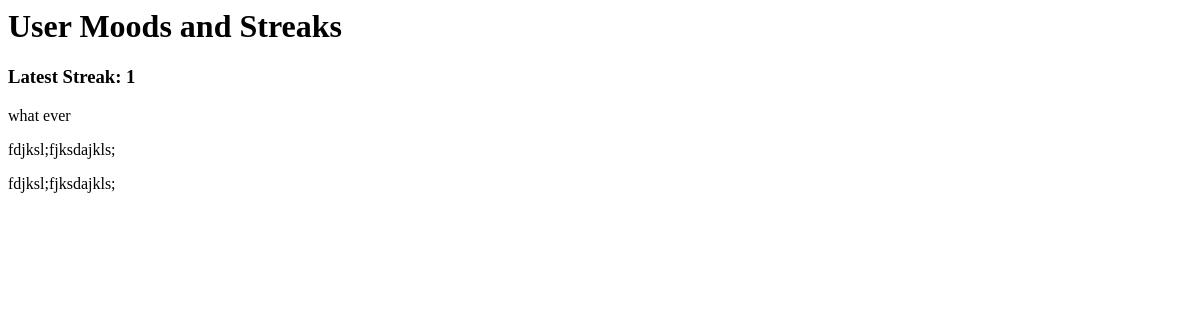
Before: /mood/ (signed in) with the older database file.
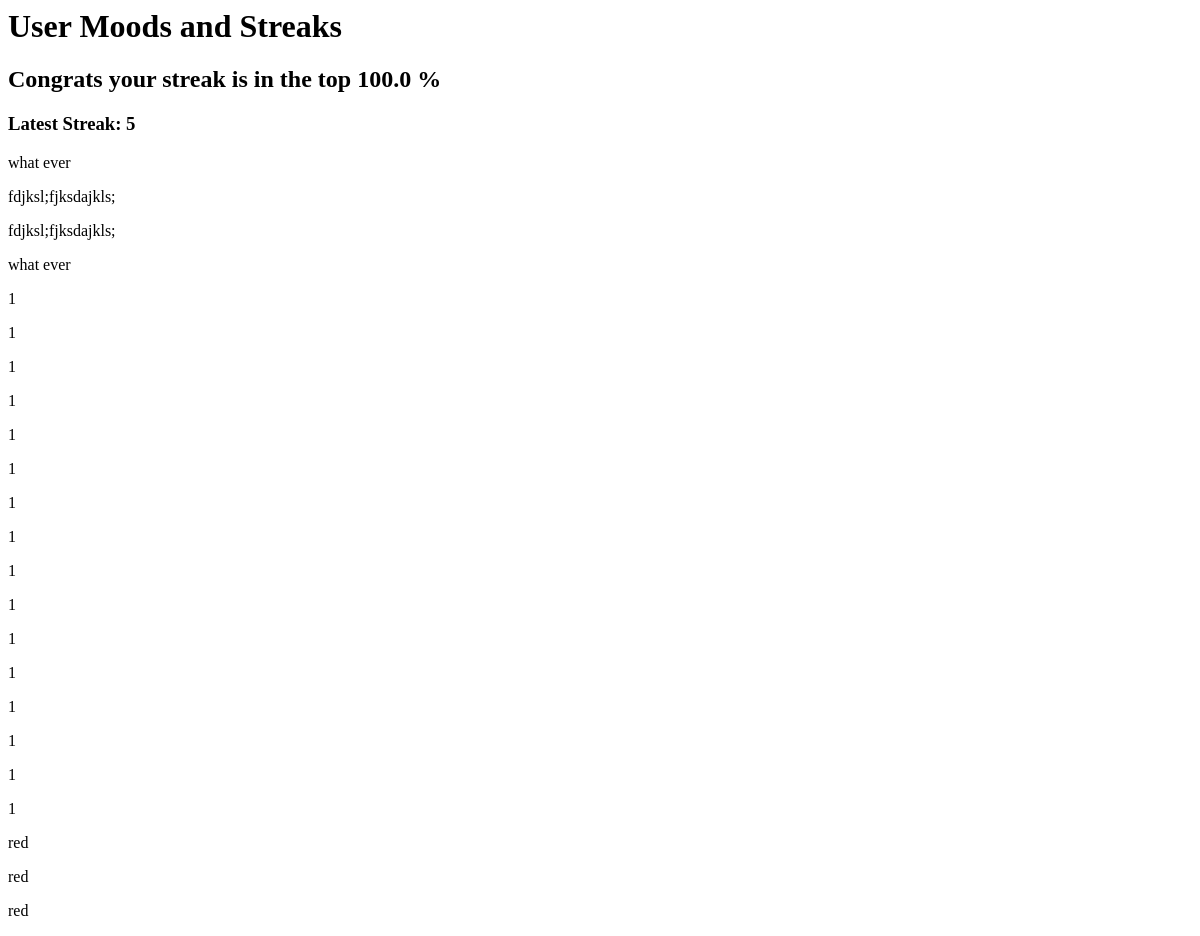
After: the same page with the newer database file.
### moods/models.py (models this page shows)
class Mood(models.Model):
    mood = models.CharField(max_length=100)
    person = models.ForeignKey(User, on_delete=models.CASCADE)
    created = models.DateField(default=date.today)
    streak = models.SmallIntegerField(null = True)

### moods/views.py (the view)
# urls.py: path("",list_percent_view ),
def list_percent_view(request):
    user = request.user
    latest_streaks = getlateststreak()
    if isinstance(user.pk,int):
        moods =  Mood.objects.filter(person=user.pk)
        cutoff = fifty_percent(latest_streaks)
        print("cutoffis",cutoff)
        html_dict = {
        "cutoff":cutoff,
        "moods":moods,
        "show_score":"Congrats your streak is in the top {} % ".format(percentage(number=latest_streaks[user.username] ,num_list=list(latest_streaks.values()))) if latest_streaks[user.username] > cutoff else "",
        "latest_streak":latest_streaks[user.username]
        }
        return  render(request, "moods/listperc.html" , html_dict)
    else:
        return render(request, "moods/listperc.html")

### moods/views.py (called while the page is built)
def getlateststreak():
    user_numbers = [user.pk for user in User.objects.all() ]
    user_names = [user.username for user in User.objects.all() ]
    score_dict = {}
    for i in range(len(user_names)):
        person_moods = Mood.objects.filter(person=user_numbers[i])
        score_dict[user_names[i]] = person_moods[len(person_moods)-1].streak
    return score_dict

def fifty_percent(streak_dict:dict):
    values = list(streak_dict.values())
    print(values)
    halfsize = math.ceil(len(values)/2)
    print(values[halfsize])
    return values[halfsize]

def percentage(number, num_list):
    num_list.sort()
    return (num_list.index(number)+1)/len(num_list)*100

### moods/templates/moods/listperc.html (shortened to what this page needs)
{% block content %}
  <h1>User Moods and Streaks</h1>
    <h2>{{ show_score }}</h2>
    <h3>Latest Streak: {{ latest_streak }}</h3>
    {% for mood in moods %}
<p>{{ mood.mood }}</p>
{% endfor %}
{% endblock %}

Changed rows visible on the page:
added Mood: mood "what ever"
added Mood: mood "1"
added Mood: mood "1"
added Mood: mood "1"
added Mood: mood "1"
added Mood: mood "1"
added Mood: mood "1"
added Mood: mood "1"
added Mood: mood "1"
added Mood: mood "1"
added Mood: mood "1"
added Mood: mood "1"
added Mood: mood "1"
added Mood: mood "1"
added Mood: mood "1"
added Mood: mood "1"
added Mood: mood "1"
added Mood: mood "red"
added Mood: mood "red"
added Mood: mood "red"
Other visible differences:
{{ show_score }}: (not shown) → "Congrats your streak is in the top 100.0 %"
{{ latest_streak }}: "1" → "5"
